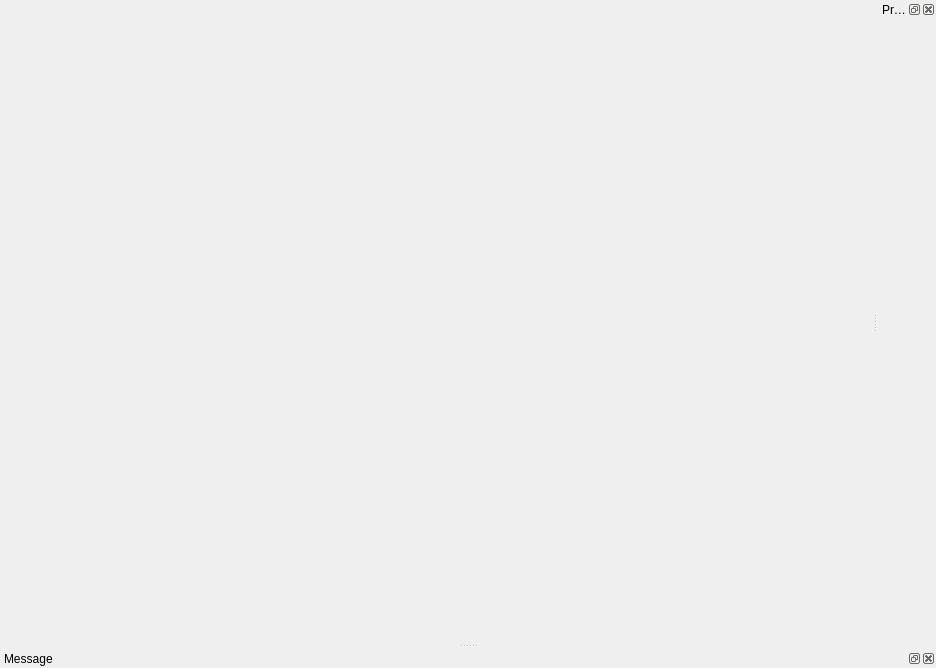
<?xml version="1.0" encoding="UTF-8"?>
<ui version="4.0">
 <class>main_uiClass</class>
 <widget class="QMainWindow" name="main_uiClass">
  <property name="geometry">
   <rect>
    <x>0</x>
    <y>0</y>
    <width>936</width>
    <height>668</height>
   </rect>
  </property>
  <property name="windowTitle">
   <string>main_ui</string>
  </property>
  <widget class="Base::MultiViewWidget" name="centralWidget">
   <layout class="QVBoxLayout" name="verticalLayout_3">
    <property name="spacing">
     <number>0</number>
    </property>
    <property name="margin">
     <number>0</number>
    </property>
   </layout>
  </widget>
  <widget class="QDockWidget" name="dProperty">
   <property name="windowTitle">
    <string>Properties</string>
   </property>
   <attribute name="dockWidgetArea">
    <number>2</number>
   </attribute>
   <widget class="PropertyBrowserWidget" name="propertyView"/>
  </widget>
  <widget class="QDockWidget" name="dMessage">
   <property name="windowTitle">
    <string>Message</string>
   </property>
   <attribute name="dockWidgetArea">
    <number>8</number>
   </attribute>
   <widget class="Base::LogInfoWidget" name="logInfoWidget"/>
  </widget>
  <action name="action_Open">
   <property name="text">
    <string>&amp;Open</string>
   </property>
   <property name="shortcut">
    <string>Ctrl+O</string>
   </property>
  </action>
  <action name="actionSave">
   <property name="text">
    <string>&amp;Save</string>
   </property>
   <property name="shortcut">
    <string>Ctrl+S</string>
   </property>
  </action>
  <action name="actionQuit">
   <property name="text">
    <string>Quit</string>
   </property>
   <property name="shortcut">
    <string>Ctrl+X</string>
   </property>
  </action>
  <action name="action_THU_solver_input">
   <property name="text">
    <string>&amp;THU solver input</string>
   </property>
  </action>
  <action name="action_New">
   <property name="text">
    <string>&amp;New</string>
   </property>
   <property name="shortcut">
    <string>Ctrl+N</string>
   </property>
  </action>
  <action name="action_Configuration">
   <property name="text">
    <string>&amp;Configuration</string>
   </property>
  </action>
  <action name="actionModel_tree_header">
   <property name="text">
    <string>Model tree header ...</string>
   </property>
  </action>
 </widget>
 <layoutdefault spacing="6" margin="11"/>
 <customwidgets>
  <customwidget>
   <class>PropertyBrowserWidget</class>
   <extends>QWidget</extends>
   <header location="global">preui\propertybrowserwidget.h</header>
   <container>1</container>
  </customwidget>
  <customwidget>
   <class>Base::LogInfoWidget</class>
   <extends>QWidget</extends>
   <header location="global">base\loginfowidget.h</header>
   <container>1</container>
  </customwidget>
  <customwidget>
   <class>Base::MultiViewWidget</class>
   <extends>QWidget</extends>
   <header>base\multiviewwidget.h</header>
   <container>1</container>
  </customwidget>
 </customwidgets>
 <resources>
  <include location="preui.qrc"/>
 </resources>
 <connections>
  <connection>
   <sender>actionSave</sender>
   <signal>triggered()</signal>
   <receiver>main_uiClass</receiver>
   <slot>onSave()</slot>
   <hints>
    <hint type="sourcelabel">
     <x>-1</x>
     <y>-1</y>
    </hint>
    <hint type="destinationlabel">
     <x>467</x>
     <y>333</y>
    </hint>
   </hints>
  </connection>
  <connection>
   <sender>action_Open</sender>
   <signal>triggered()</signal>
   <receiver>main_uiClass</receiver>
   <slot>onOpen()</slot>
   <hints>
    <hint type="sourcelabel">
     <x>-1</x>
     <y>-1</y>
    </hint>
    <hint type="destinationlabel">
     <x>467</x>
     <y>333</y>
    </hint>
   </hints>
  </connection>
  <connection>
   <sender>action_THU_solver_input</sender>
   <signal>triggered()</signal>
   <receiver>main_uiClass</receiver>
   <slot>onExportTDY()</slot>
   <hints>
    <hint type="sourcelabel">
     <x>-1</x>
     <y>-1</y>
    </hint>
    <hint type="destinationlabel">
     <x>467</x>
     <y>333</y>
    </hint>
   </hints>
  </connection>
  <connection>
   <sender>action_New</sender>
   <signal>triggered()</signal>
   <receiver>main_uiClass</receiver>
   <slot>onNew()</slot>
   <hints>
    <hint type="sourcelabel">
     <x>-1</x>
     <y>-1</y>
    </hint>
    <hint type="destinationlabel">
     <x>467</x>
     <y>333</y>
    </hint>
   </hints>
  </connection>
  <connection>
   <sender>action_Configuration</sender>
   <signal>triggered()</signal>
   <receiver>main_uiClass</receiver>
   <slot>onConfiguration()</slot>
   <hints>
    <hint type="sourcelabel">
     <x>-1</x>
     <y>-1</y>
    </hint>
    <hint type="destinationlabel">
     <x>467</x>
     <y>333</y>
    </hint>
   </hints>
  </connection>
  <connection>
   <sender>actionModel_tree_header</sender>
   <signal>triggered()</signal>
   <receiver>main_uiClass</receiver>
   <slot>onModelTreeHeaderSetting()</slot>
   <hints>
    <hint type="sourcelabel">
     <x>-1</x>
     <y>-1</y>
    </hint>
    <hint type="destinationlabel">
     <x>467</x>
     <y>333</y>
    </hint>
   </hints>
  </connection>
 </connections>
 <slots>
  <slot>onSave()</slot>
  <slot>onOpen()</slot>
  <slot>onExportTDY()</slot>
  <slot>onNew()</slot>
  <slot>onConfiguration()</slot>
  <slot>onModelTreeHeaderSetting()</slot>
 </slots>
</ui>
